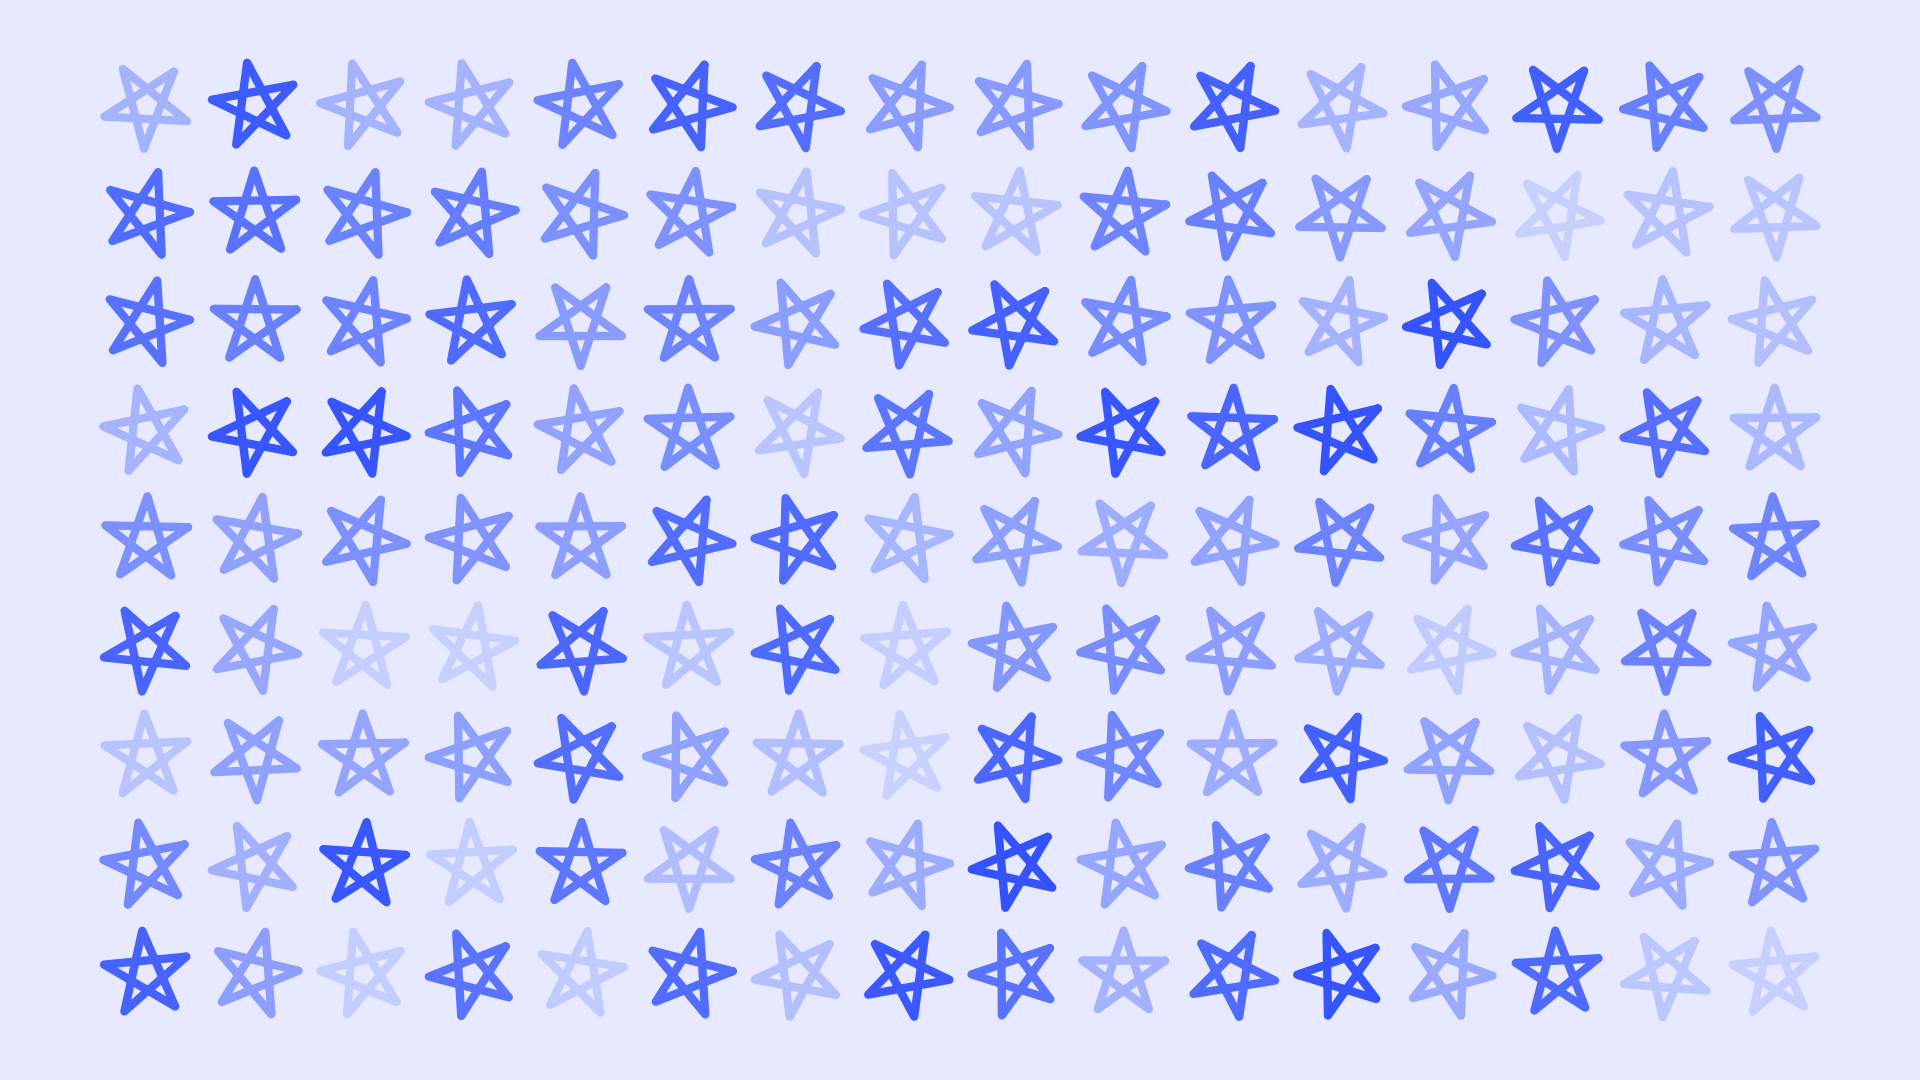

Recreate this plot in Python.
from pathlib import Path

import matplotlib.pyplot as plt
import numpy as np


def hsv2rgb(h: float=0.0, s: float=1.0, v: float=1.0) -> str:
    rgb: np.ndarray = (255 * ((np.clip(np.abs(np.modf(h + np.array([0.0, 2.0, 1.0]) / 3)[0] * 6 - 3) - 1, 0, 1) - 1) * s + 1) * v).round(0).astype(int)
    return "#" + "".join(f"{i:02x}" for i in rgb)


def main() -> None:
    # config
    fp: Path = Path(__file__).resolve().with_suffix(".png")
    plt.rcParams["figure.dpi"] = 100
    plt.rcParams["figure.figsize"] = [19.2, 10.8]
    rng: np.random.Generator = np.random.default_rng()
    offset: float = rng.random()
    saturation: float = 0.1
    value: float = 1.0
    bgc: str = hsv2rgb(offset, saturation, value)
    # generate figure
    fig: plt.Figure
    ax: plt.Axes
    fig, ax = plt.subplots()
    # plot
    hue: float = offset
    t: np.ndarray = np.linspace(0, 4*np.pi, 6, endpoint=True)
    p: np.ndarray = np.array([np.cos(t), np.sin(t)])
    th: float
    m: np.ndarray
    x: np.ndarray
    y: np.ndarray
    color: str
    for i in range(16):
        for j in range(9):
            saturation = rng.random()*0.6+0.2
            th = 0.4*np.pi * rng.random()
            m = np.array([[np.cos(th), -np.sin(th)], [np.sin(th), np.cos(th)]])
            x, y = m @ p
            color = hsv2rgb(hue, saturation, value)
            ax.plot(0.4*x+i, 0.4*y+j, linewidth=6, color=color, solid_capstyle="round")
    # arrange
    #ax.set_xlim(0, 1)
    #ax.set_ylim(0, 1)
    ax.axis("off")
    ax.set_aspect("equal")
    ax.set_facecolor(bgc)
    fig.set_facecolor(bgc)
    fig.tight_layout()
    # output
    fig.savefig(fp)
    plt.cla()
    plt.clf()
    plt.close(fig)
    return None


if __name__ == "__main__":
    main()
